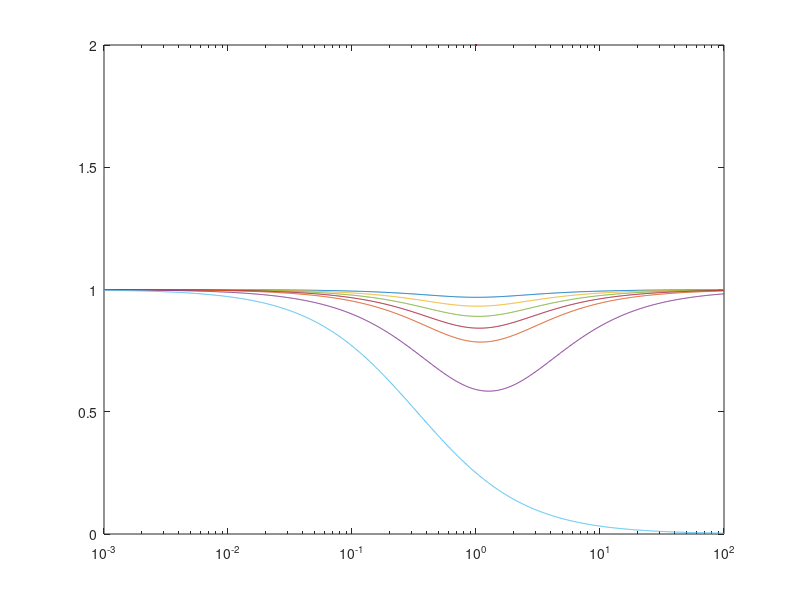

Here is the MATLAB script that generated this plot: (Note: this script raises an error after producing the figure.)
%%
clear;
clc;
close all;

ifig = 0; %figure counter

Q = 3; %loaded quality factor
z_d_ratio_array = [0.1, 0.2, 0.3, 0.4, 0.5, 0.75, 1]; %ratio of lossy dielectric thickness to transmission distance

er = 5; %Lossy dielectric permitivity (real part) - aspproximate of asphalt over 0.5MHz to 15 MHz from the data
loss_t = logspace(-3,2,1000); %Loss tangent of lossy dielectric

ifig = ifig + 1;
figure(ifig)

for index=1:length(z_d_ratio_array)
    z_d_ratio = z_d_ratio_array(index);
    eta = 1./(1 + Q.*loss_t.*(z_d_ratio./(er.*(1+loss_t.^2).*(1-z_d_ratio) + z_d_ratio)));
    semilogx(loss_t, eta, 'DisplayName', sprintf("z/d = %.2f", z_d_ratio_array(index)), LineWidth=2)
    hold on
end
ax=gca;
ax.FontSize = 13; 
legend('show', fontsize = 13, Location='southwest')
xlabel('tan $\delta$','Interpreter','latex', 'FontSize', 20)
ylabel('$\eta$ (-)', 'Interpreter','latex', 'FontSize', 20)
ylim([0 1])
grid on
